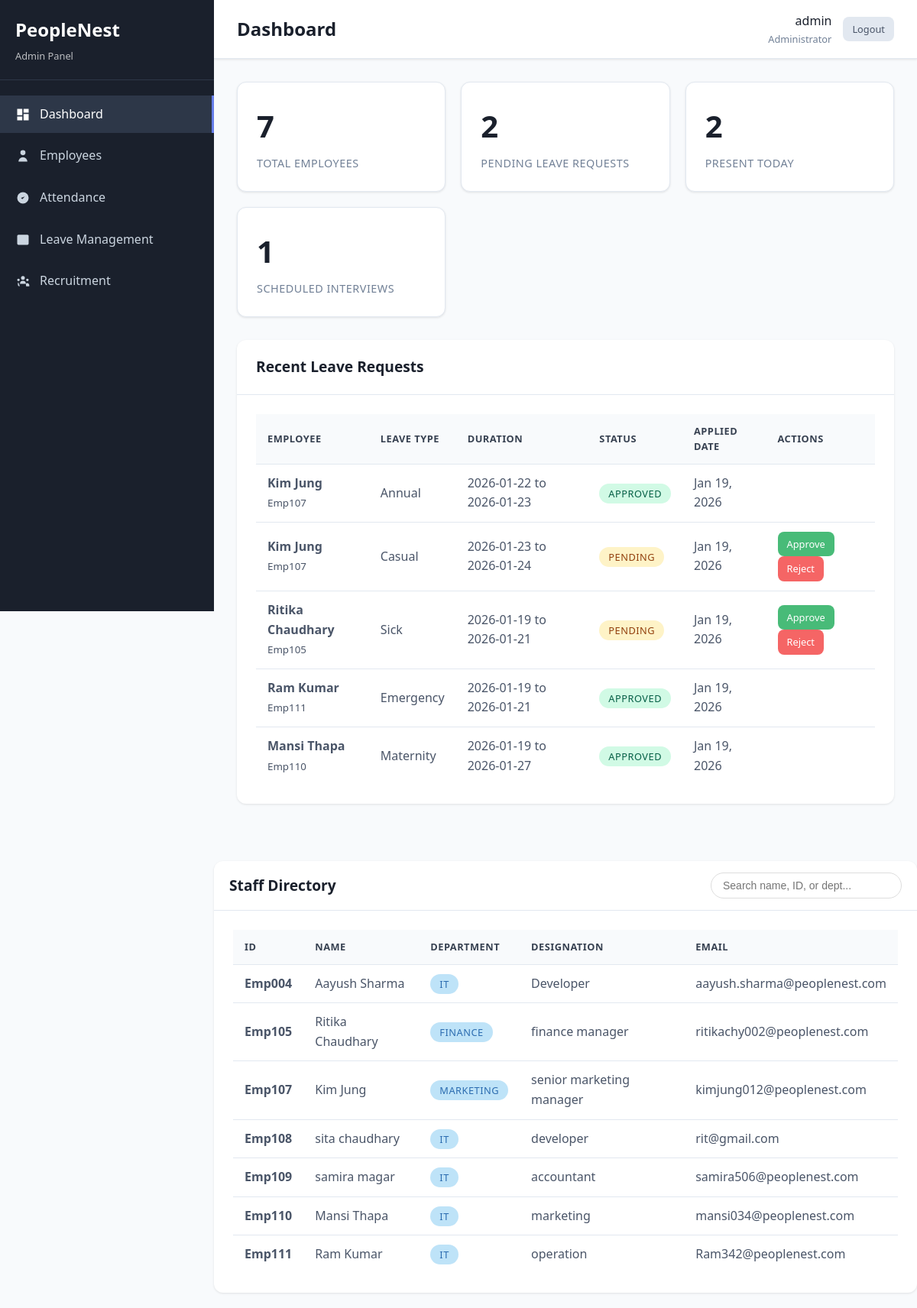
/admin-dashboard.php (signed in), run on the app's committed database.
### tables this page shows
CREATE TABLE `leave_requests` (
  `id` int(11) NOT NULL,
  `employee_id` int(11) NOT NULL,
  `leave_type` enum('sick','casual','annual','maternity','emergency') NOT NULL,
  `start_date` date NOT NULL,
  `end_date` date NOT NULL,
  `days_requested` int(11) NOT NULL,
  `reason` text NOT NULL,
  `status` enum('pending','approved','rejected') DEFAULT 'pending',
  `approved_by` int(11) DEFAULT NULL,
  `approved_at` timestamp NULL DEFAULT NULL,
  `rejection_reason` text DEFAULT NULL,
  `created_at` timestamp NOT NULL DEFAULT current_timestamp(),
  `updated_at` timestamp NOT NULL DEFAULT current_timestamp() ON UPDATE current_timestamp()
);

CREATE TABLE `employees` (
  `id` int(11) NOT NULL,
  `user_id` int(11) DEFAULT NULL,
  `employee_id` varchar(20) NOT NULL,
  `first_name` varchar(50) NOT NULL,
  `last_name` varchar(50) NOT NULL,
  `leave_balance` int(11) DEFAULT 20,
  `email` varchar(100) NOT NULL,
  `phone` varchar(15) DEFAULT NULL,
  `department` varchar(50) NOT NULL,
  `designation` varchar(50) NOT NULL,
  `hire_date` date NOT NULL,
  `salary` decimal(10,2) DEFAULT NULL,
  `status` enum('active','inactive') DEFAULT 'active',
  `created_at` timestamp NOT NULL DEFAULT current_timestamp(),
  `updated_at` timestamp NOT NULL DEFAULT current_timestamp() ON UPDATE current_timestamp()
);

### admin-dashboard.php (the view, shortened to what this page needs)
<?php
$database = new Database();
$conn = $database->getConnection();
$stats = [];
$query = "SELECT COUNT(*) as count FROM employees WHERE status = 'active'";
$stmt = $conn->prepare($query);
$stmt->execute();
$stats['total_employees'] = $stmt->fetch(PDO::FETCH_ASSOC)['count'];
$query = "SELECT COUNT(*) as count FROM leave_requests WHERE status = 'pending'";
$stmt = $conn->prepare($query);
$stmt->execute();
$stats['pending_leaves'] = $stmt->fetch(PDO::FETCH_ASSOC)['count'];
$query = "SELECT COUNT(*) as count FROM attendance WHERE date = CURDATE() AND status = 'present'";
$stmt = $conn->prepare($query);
$stmt->execute();
$stats['today_present'] = $stmt->fetch(PDO::FETCH_ASSOC)['count'];
$query = "SELECT COUNT(*) as count FROM candidates WHERE status = 'interview_scheduled'";
$stmt = $conn->prepare($query);
$stmt->execute();
$stats['scheduled_interviews'] = $stmt->fetch(PDO::FETCH_ASSOC)['count'];
$query = "SELECT lr.*, e.first_name, e.last_name, e.employee_id
          FROM leave_requests lr
          JOIN employees e ON lr.employee_id = e.id
          ORDER BY lr.created_at DESC
          LIMIT 5";
$stmt = $conn->prepare($query);
$stmt->execute();
$recent_leaves = $stmt->fetchAll(PDO::FETCH_ASSOC);
$query = "SELECT employee_id, first_name, last_name, email, department, designation
          FROM employees
          WHERE status = 'active'
          ORDER BY employee_id ASC";
$stmt = $conn->prepare($query);
$stmt->execute();
$all_employees = $stmt->fetchAll(PDO::FETCH_ASSOC);
?>
<!DOCTYPE html>
<html lang="en">
<head>
    <link rel="stylesheet" href="assets/css/style.css">
</head>
<body>
    <div class="dashboard-layout">
        <?php include 'includes/admin-sidebar.php'; ?>
        <div class="main-content">
            <div class="top-bar">
                <h1 class="page-title">Dashboard</h1>
                <div class="user-menu">
                    <div class="user-info">
                        <div class="user-name"><?php echo htmlspecialchars($_SESSION['username']); ?></div>
                        <div class="user-role">Administrator</div>
                    </div>
                    <a href="logout.php" class="btn btn-secondary btn-sm">Logout</a>
                </div>
            </div>
            <div class="content-area">
                <div class="stats-grid">
                    <div class="stat-card">
                        <div class="stat-number"><?php echo $stats['total_employees']; ?></div>
                        <div class="stat-label">Total Employees</div>
                    </div>
                    <div class="stat-card">
                        <div class="stat-number"><?php echo $stats['pending_leaves']; ?></div>
                        <div class="stat-label">Pending Leave Requests</div>
                    </div>
                    <div class="stat-card">
                        <div class="stat-number"><?php echo $stats['today_present']; ?></div>
                        <div class="stat-label">Present Today</div>
                    </div>
                    <div class="stat-card">
                        <div class="stat-number"><?php echo $stats['scheduled_interviews']; ?></div>
                        <div class="stat-label">Scheduled Interviews</div>
                    </div>
                </div>
                <div class="card">
                    <div class="card-header">
                        <h3 class="card-title">Recent Leave Requests</h3>
                    </div>
                    <div class="card-body">
                        <div class="table-container">
                            <table class="table">
                                <thead>
                                    <tr>
                                        <th>Employee</th>
                                        <th>Leave Type</th>
                                        <th>Duration</th>
                                        <th>Status</th>
                                        <th>Applied Date</th>
                                        <th>Actions</th>
                                    </tr>
                                </thead>
                                <tbody>
                                    <?php foreach ($recent_leaves as $leave): ?>
                                    <tr>
                                        <td>
                                            <strong><?php echo htmlspecialchars($leave['first_name'] . ' ' . $leave['last_name']); ?></strong><br>
                                            <small><?php echo htmlspecialchars($leave['employee_id']); ?></small>
                                        </td>
                                        <td><?php echo ucfirst($leave['leave_type']); ?></td>
                                        <td><?php echo $leave['start_date'] . ' to ' . $leave['end_date']; ?></td>
                                        <td>
                                            <span class="badge badge-<?php echo $leave['status'] === 'pending' ? 'warning' : ($leave['status'] === 'approved' ? 'success' : 'danger'); ?>">
                                                <?php echo ucfirst($leave['status']); ?>
                                            </span>
                                        </td>
                                        <td><?php echo date('M d, Y', strtotime($leave['created_at'])); ?></td>
                                        <td>
                                            <?php if ($leave['status'] === 'pending'): ?>
                                                <a href="leave-management.php?action=approve&id=<?php echo $leave['id']; ?>" class="btn btn-success btn-sm">Approve</a>
                                                <a href="leave-management.php?action=reject&id=<?php echo $leave['id']; ?>" class="btn btn-danger btn-sm">Reject</a>
                                            <?php endif; ?>
                                        </td>
                                    </tr>
                                    <?php endforeach; ?>
                                </tbody>
                            </table>
                        </div>
                    </div>
                </div>
            </div>
            <div class="card" style="margin-top: 25px;">
            <div class="card-header" style="display: flex; justify-content: space-between; align-items: center; padding: 15px 20px;">
    <h3 class="card-title" style="margin: 0;">Staff Directory</h3>
    <div class="search-box">
        <input type="text" id="empSearch" placeholder="Search name, ID, or dept..."
               style="padding: 8px 15px; border: 1px solid #ddd; border-radius: 20px; outline: none; width: 250px; font-size: 14px;">
    </div>
</div>
    <div class="card-body">
        <div class="table-container">
            <table class="table">
                <thead>
                    <tr>
                        <th>ID</th>
                        <th>Name</th>
                        <th>Department</th>
                        <th>Designation</th>
                        <th>Email</th>
                    </tr>
                </thead>
                <tbody>
                    <?php foreach ($all_employees as $emp): ?>
                    <tr>
                        <td><strong><?php echo htmlspecialchars($emp['employee_id']); ?></strong></td>
                        <td><?php echo htmlspecialchars($emp['first_name'] . ' ' . $emp['last_name']); ?></td>
                        <td><span class="badge badge-info"><?php echo htmlspecialchars($emp['department']); ?></span></td>
                        <td><?php echo htmlspecialchars($emp['designation']); ?></td>
                        <td><?php echo htmlspecialchars($emp['email']); ?></td>
                    </tr>
                    <?php endforeach; ?>
                </tbody>
            </table>
        </div>
    </div>
</div>
        </div>
    </div>
</body>
</html>

### includes/admin-sidebar.php (shortened to what this page needs)
<div class="sidebar">
    <div class="sidebar-header">
        <h2>PeopleNest</h2>
        <p>Admin Panel</p>
    </div>
    <nav class="sidebar-nav">
        <div class="nav-item">
            <a href="admin-dashboard.php" class="nav-link <?php echo basename($_SERVER['PHP_SELF']) === 'admin-dashboard.php' ? 'active' : ''; ?>">
                <svg class="nav-icon" viewBox="0 0 24 24">
                    <path d="M3 13h8V3H3v10zm0 8h8v-6H3v6zm10 0h8V11h-8v10zm0-18v6h8V3h-8z"/>
                </svg>
                Dashboard
            </a>
        </div>
        <div class="nav-item">
            <a href="employee-management.php" class="nav-link <?php echo basename($_SERVER['PHP_SELF']) === 'employee-management.php' ? 'active' : ''; ?>">
                <svg class="nav-icon" viewBox="0 0 24 24">
                    <path d="M16 7a4 4 0 11-8 0 4 4 0 018 0zM12 14a7 7 0 00-7 7h14a7 7 0 00-7-7z"/>
                </svg>
                Employees
            </a>
        </div>
        <div class="nav-item">
            <a href="attendance-management.php" class="nav-link <?php echo basename($_SERVER['PHP_SELF']) === 'attendance-management.php' ? 'active' : ''; ?>">
                <svg class="nav-icon" viewBox="0 0 24 24">
                    <path d="M9 12l2 2 4-4m6 2a9 9 0 11-18 0 9 9 0 0118 0z"/>
                </svg>
                Attendance
            </a>
        </div>
        <div class="nav-item">
            <a href="leave-management.php" class="nav-link <?php echo basename($_SERVER['PHP_SELF']) === 'leave-management.php' ? 'active' : ''; ?>">
                <svg class="nav-icon" viewBox="0 0 24 24">
                    <path d="M8 7V3m8 4V3m-9 8h10M5 21h14a2 2 0 002-2V7a2 2 0 00-2-2H5a2 2 0 00-2 2v12a2 2 0 002 2z"/>
                </svg>
                Leave Management
            </a>
        </div>
        <div class="nav-item">
            <a href="recruitment.php" class="nav-link <?php echo basename($_SERVER['PHP_SELF']) === 'recruitment.php' ? 'active' : ''; ?>">
                Recruitment
            </a>
        </div>
    </nav>
</div>

### assets/css/style.css (style rules this page uses)
* { margin: 0; padding: 0; box-sizing: border-box; }
body { font-family: "Segoe UI", Tahoma, Geneva, Verdana, sans-serif; line-height: 1.6; color: #333; background-color: #f8fafc; }
.btn { padding: 12px 24px; border: none; border-radius: 8px; font-size: 16px; font-weight: 500; cursor: pointer; transition: all 0.3s ease; text-decoration: none; display: inline-block; text-align: center; }
.dashboard-layout { display: flex; min-height: 100vh; }
.sidebar { width: 280px; background: #1a202c; color: white; position: fixed; height: 100vh; overflow-y: auto; z-index: 1000; }
.sidebar-header { padding: 20px; border-bottom: 1px solid #2d3748; }
.sidebar-header h2 { font-size: 1.5rem; margin-bottom: 5px; }
.sidebar-header p { font-size: 0.8rem; opacity: 0.7; }
.sidebar-nav { padding: 20px 0; }
.nav-item { margin-bottom: 5px; }
.nav-link { display: flex; align-items: center; padding: 12px 20px; color: #cbd5e0; text-decoration: none; transition: all 0.3s ease; }
.nav-link:hover, .nav-link.active { background-color: #2d3748; color: white; border-right: 3px solid #667eea; }
.nav-icon { width: 20px; height: 20px; margin-right: 12px; fill: currentColor; }
.main-content { flex: 1; margin-left: 280px; background-color: #f8fafc; }
.top-bar { background: white; padding: 15px 30px; border-bottom: 1px solid #e2e8f0; display: flex; justify-content: space-between; align-items: center; box-shadow: 0 1px 3px rgba(0, 0, 0, 0.1); }
.page-title { font-size: 1.5rem; font-weight: 600; color: #1a202c; }
.user-menu { display: flex; align-items: center; gap: 15px; }
.user-info { text-align: right; }
.user-name { font-weight: 500; color: #1a202c; }
.user-role { font-size: 0.8rem; color: #718096; }
.content-area { padding: 30px; }
.card { background: white; border-radius: 12px; box-shadow: 0 1px 3px rgba(0, 0, 0, 0.1); margin-bottom: 20px; }
.card-header { padding: 20px 25px; border-bottom: 1px solid #e2e8f0; }
.card-title { font-size: 1.2rem; font-weight: 600; color: #1a202c; }
.card-body { padding: 25px; }
.stats-grid { display: grid; grid-template-columns: repeat(auto-fit, minmax(250px, 1fr)); gap: 20px; margin-bottom: 30px; }
.stat-card { background: white; padding: 25px; border-radius: 12px; box-shadow: 0 1px 3px rgba(0, 0, 0, 0.1); border-left: 4px solid #667eea; }
.stat-number { font-size: 2.5rem; font-weight: 700; color: #1a202c; margin-bottom: 5px; }
.stat-label { color: #718096; font-size: 0.9rem; text-transform: uppercase; letter-spacing: 0.5px; }
.stat-card { transition: all 0.3s ease; border-left: none; border: 1px solid #e2e8f0; }
.table-container { overflow-x: auto; }
.table { width: 100%; border-collapse: collapse; background: white; }
.table th, .table td { padding: 12px 15px; text-align: left; border-bottom: 1px solid #e2e8f0; }
.table th { background-color: #f8fafc; font-weight: 600; color: #374151; text-transform: uppercase; font-size: 0.8rem; letter-spacing: 0.5px; }
.table td { vertical-align: middle; color: #4a5568; }
.table tr:last-child td { border-bottom: none; }
.badge { padding: 4px 12px; border-radius: 20px; font-size: 0.8rem; font-weight: 500; text-transform: uppercase; letter-spacing: 0.5px; }
.badge-success { background-color: #c6f6d5; color: #2d7d32; }
.badge-warning { background-color: #fef5e7; color: #d69e2e; }
.badge-info { background-color: #bee3f8; color: #2b6cb0; }
.badge-success { background-color: #d1fae5; color: #065f46; }
.badge-warning { background-color: #fef3c7; color: #92400e; }
.btn-secondary { background-color: #e2e8f0; color: #4a5568; }
.btn-success { background-color: #48bb78; color: white; }
.btn-danger { background-color: #f56565; color: white; }
.btn-sm { padding: 6px 12px; font-size: 0.8rem; }

### data on the page
leave_requests: days_requested "2", approved_by "1", employee.last_name "Kim Jung", employee.employee_id "Emp107", leave_type "Annual", start_date "2026-01-22", end_date "2026-01-23", status "APPROVED", created_at "Jan 19, 2026"
leave_requests: employee.last_name "Kim Jung", employee.employee_id "Emp107", leave_type "Casual", start_date "2026-01-23", end_date "2026-01-24", status "PENDING", created_at "Jan 19, 2026"
leave_requests: employee.last_name "Ritika Chaudhary", employee.employee_id "Emp105", leave_type "Sick", start_date "2026-01-19", end_date "2026-01-21", status "PENDING", created_at "Jan 19, 2026"
leave_requests: employee.last_name "Ram Kumar", employee.employee_id "Emp111", leave_type "Emergency", start_date "2026-01-19", end_date "2026-01-21", status "APPROVED", created_at "Jan 19, 2026"
leave_requests: employee.last_name "Mansi Thapa", employee.employee_id "Emp110", leave_type "Maternity", start_date "2026-01-19", end_date "2026-01-27", status "APPROVED", created_at "Jan 19, 2026"
employees: employee "Emp004", first_name+last_name "Aayush Sharma", department "IT", designation "Developer", email "aayush.sharma@peoplenest.com"
employees: employee "Emp105", first_name+last_name "Ritika Chaudhary", department "FINANCE", designation "finance manager", email "ritikachy002@peoplenest.com"
employees: employee "Emp107", first_name+last_name "Kim Jung", department "MARKETING", designation "senior marketing manager", email "kimjung012@peoplenest.com"
employees: employee "Emp108", first_name+last_name "sita chaudhary", department "IT", designation "developer", email "rit@gmail.com"
employees: employee "Emp109", first_name+last_name "samira magar", department "IT", designation "accountant", email "samira506@peoplenest.com"
employees: employee "Emp110", first_name+last_name "Mansi Thapa", department "IT", designation "marketing", email "mansi034@peoplenest.com"
employees: employee "Emp111", first_name+last_name "Ram Kumar", department "IT", designation "operation", email "Ram342@peoplenest.com"

### other printed values
$_SESSION['username'] "admin"
$stats['total_employees'] "7"
